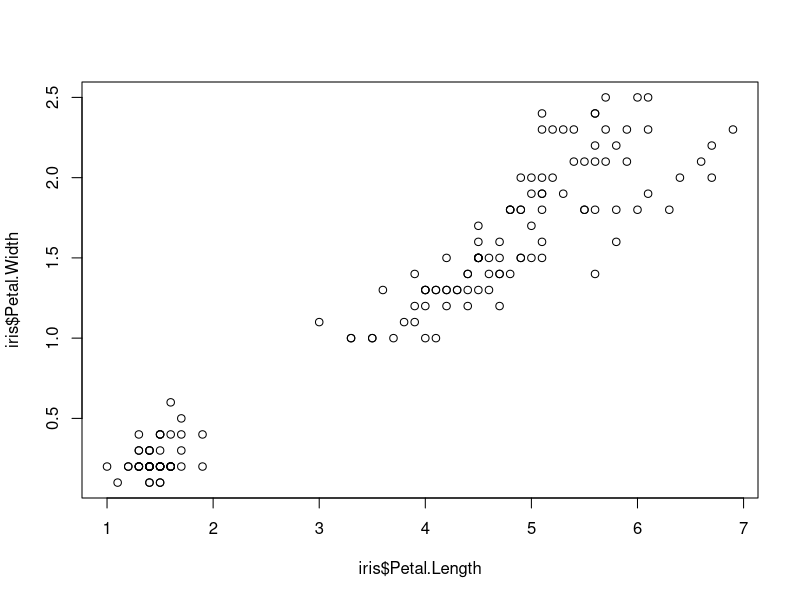
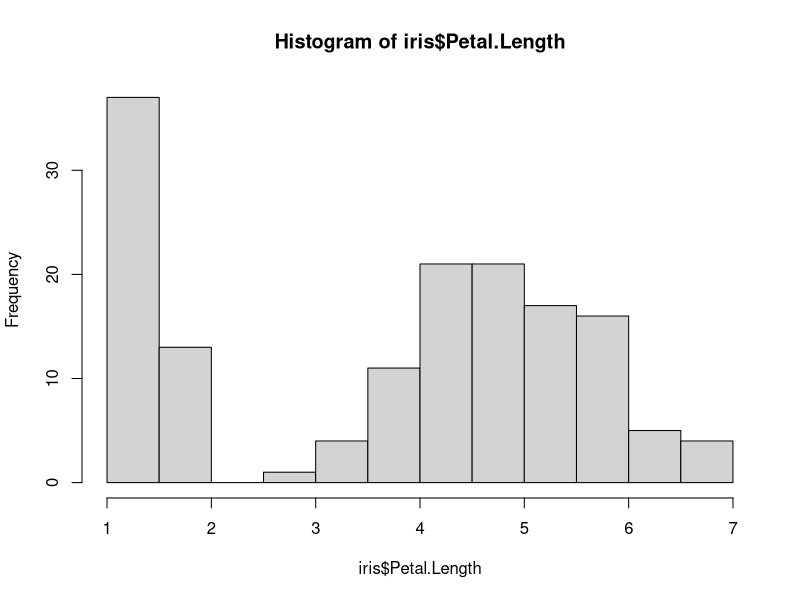
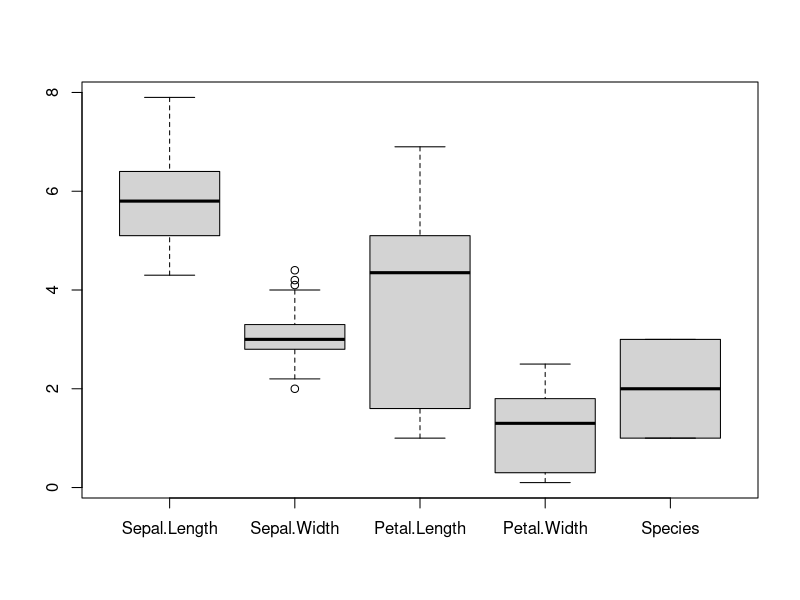
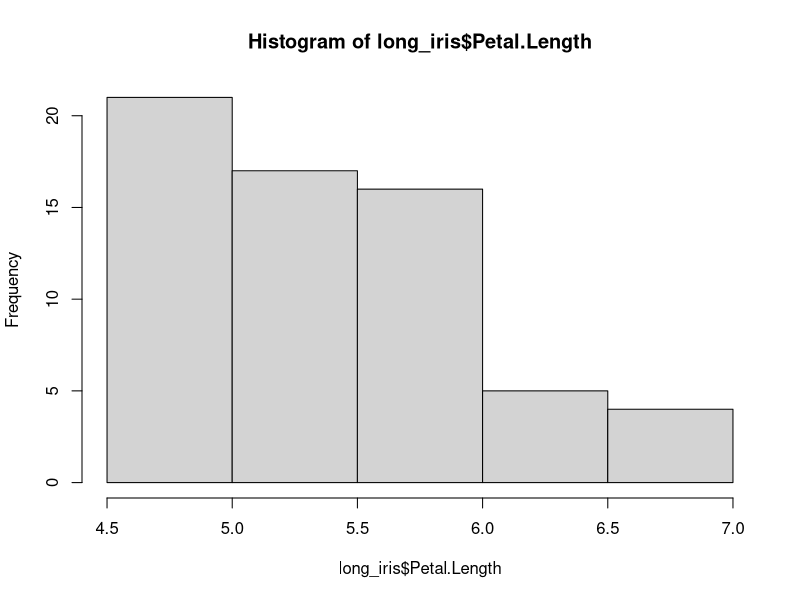
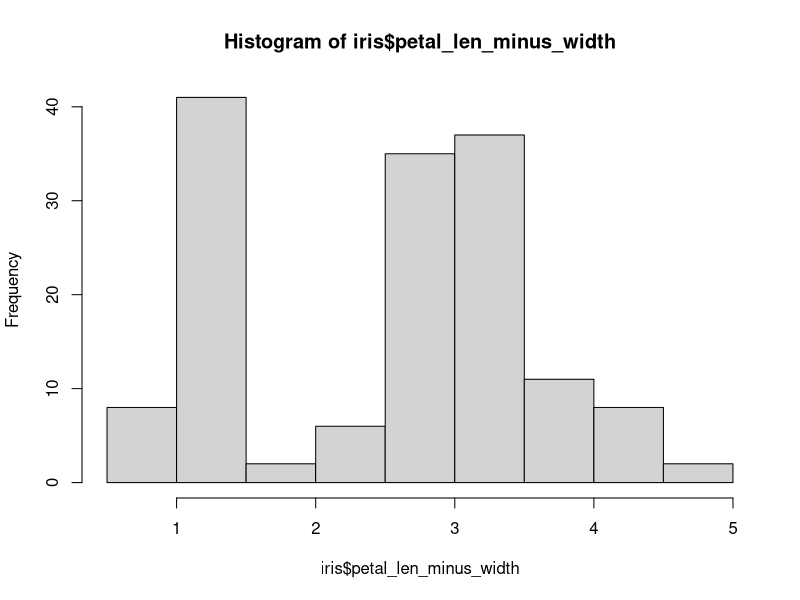
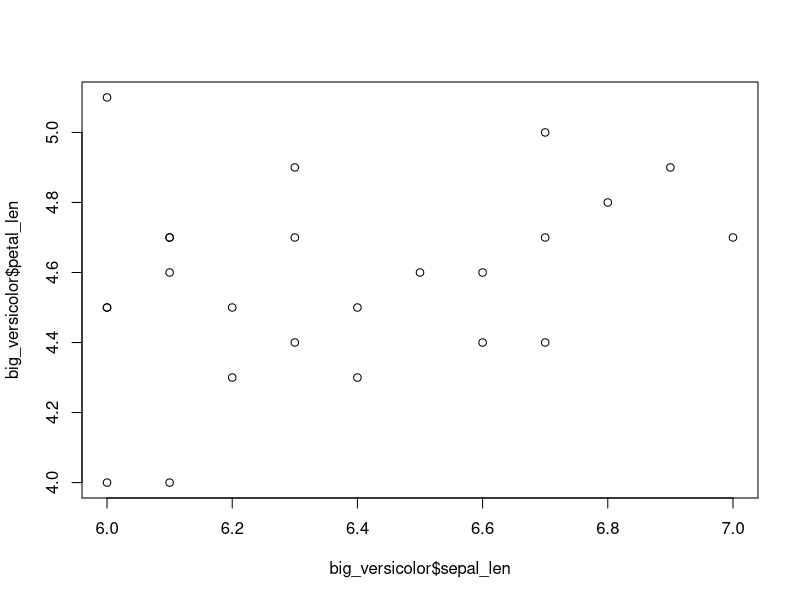
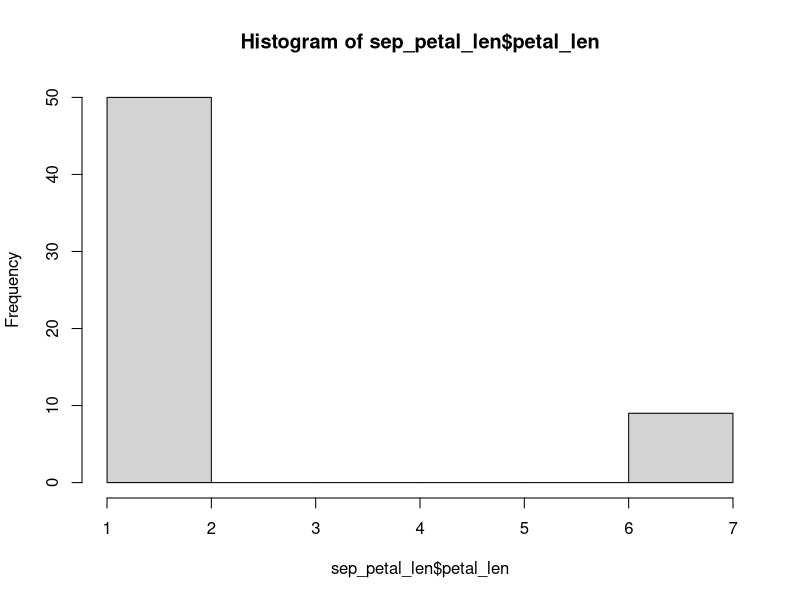
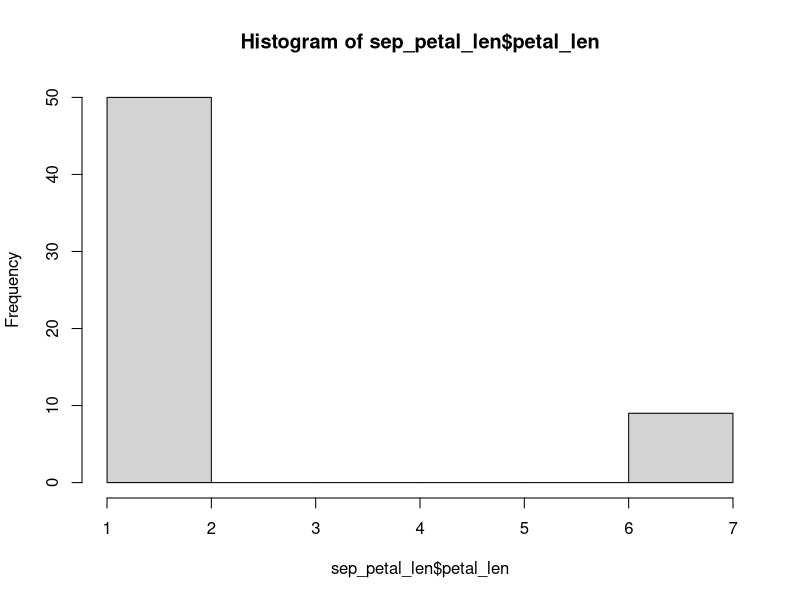

The R source for these figures, in order:
####### Learning R
####### Author: Taylor Jones (2022), Georgia Barone (2023), Rutendo Sigauke (2024)
####### Here we will learn a little more about R. R is built as a statistical program,
####### so we will play with some dataframes, statistics and plotting to get used to R.
####### The top portion IN THIS PANEL is the script. This is a great place to record what functions you used.
####### The bottom panel is called your Console. That is where your output will be located.
####### To the right is your variable list under "Environment" and your output for plots under "Plots".
####### The pound/hashtag sign used here allows you to comment out code so it won't run.
####### It is excellent practice to write out what you are doing in your code with a "#" and note what you're doing.
####### To run a line you can either hit Ctrl+Enter OR the "Run" button to the top right of this cell.

##############################################################################################################################
# Let's begin by setting a working directory, where the magic happens.
# The command for this is setwd()
# **Side note: make sure to edit the path below to match your desired working directory path 
setwd('/path/to/your/working/dir/')
getwd()

# We can also do this through a variable. This can be helpful if we want to output something specifically to our working directory
workdir <- '/path/to/your/working/dir/'
setwd(workdir)
getwd()

# We are going to pull in data that is part of base R as practice.
#So first we grab the data
data(iris) #grabbing the data

####### NOTE: To pull in a csv file you set the data as a variable: data<-read.csv(file='FILE.csv')
####### You can think of a dataframe almost like a table in excel.

#first let's do a quick check on what is in iris
names(iris) #names gives us column names inside of iris.
#like before we can do sum, mean and sd, but this time on a dataframe!
#to do this we need to call the dataframe then the column like so: dataframe_name$column_name
sum(iris$Sepal.Length) #sum
mean(iris$Sepal.Length) #mean
sd(iris$Sepal.Length) #stdev

# We can also look at more general information about iris by using the following commands, summary, names, dim
head(iris) #see the first few rows for iris
summary(iris) #summary gives min, 1st quart, mean, 3rd quart, max for each column
dim(iris) #dimensions of dataframe


####### 1. Get general information about mtcars.
#NOW try the same thing for a new dataset called mtcars. Check out the sum, mean and standard deviation for mpg.
#grab mtcars
#Note: now mtcars should be pulled into this environment. You should see it listed under the "Environment" tab to the right.

#what columns are in mtcars?

#sum of mpg in mtcars

#mean of mpg in mtcars

#stdev of mpg in mtcars

#check the first few lines of mtcars

#check the dimensions of mtcars

#summarize the data in mtcars

##############################################################################################################################
#Now that we have checked out our data we can plot it!
#The base plots aren't beautiful but are quick and easy ways to assess a large amount of data.

#######R for Data Science says it well: Data exploration is the art of looking at your data, 
#######rapidly generating hypotheses, 
#######quickly testing them, 
#######then repeating again and again and again.
#######The goal of data exploration is to generate many promising leads that you can later explore in more depth.

#Here is a quick scatter plot
plot(x=iris$Petal.Length, y=iris$Petal.Width)
#This is correlated such that the longer the petal, the wider the petal

#Here is a quick histogram
hist(iris$Petal.Length)
#This looks like it has a bimodal distribution. The second part of the distribution looks normal.

#Now lets make a boxplot
boxplot(iris)

#This is a nice box plot. Let's save it.
png(paste0(workdir, 'iris_box_plot.png')) #here we are "pasting" our working directory and our plot name together for our output file
boxplot(iris) #here we generate the plot
dev.off() #here we tell R "ok, I'm done"
#Now check your folder and see if it's there! A common error is missing the final "/" in the workdir

#Perhaps you want to make a special output for your scatter plot comparisons
#We want to go back to our petal length vs width and make a special outdir for it.

condx<-'Petal.Length' #we can turn our column names into variables of x and y for easy swapping if desired
condy<-'Petal.Width'

outdir <- paste(workdir, condy, '_vs_', condx, '/', sep='') ##Generic code that will allow us to create a SPECIFIC folder
dir.create(outdir) ###creating the directory

png(paste0(outdir,'iris_scatter.png'))
plot(x=iris[[condx]], y=iris[[condy]])  # Since condx and condy haven't changed we are SURE that the data matches the folder
#The square brackets allow us to call a column name as a string
dev.off()

####### 2. Generate a plots for mtcars.
#plot mpg vs weight (wt)

#what trends do you notice?

#plot a histogram for mpg

#what do you notice?

#Make a boxplot for mtcars and save it to your working directory

##############################################################################################################################
# Now let's practice working with and manipulating the dataframes.

#Let's start by looking at only long petal flowers
long_iris <- subset(iris, Petal.Length > 4.5) #you can see subset is a slightly more complicated command. It takes two inputs separated by a comma
dim(long_iris) #check dimensions
hist(long_iris$Petal.Length) #our new histogram
#notice it is now just the tail of the normal distribution

#What if we want to know the difference between petal length and width?
iris$petal_len_minus_width = iris$Petal.Length - iris$Petal.Width #this will subtract width from length across a given row
head(iris) #we now have a new column
hist(iris$petal_len_minus_width)
#you can see the histogram looks very similar to the petal length

#We decide to get rid of our new column since it isn't very informative.
names(iris) #we see that the new column is the 6th column of iris
iris <- iris[-c(6)] #this deletes the 6th element of the table.
head(iris) #now when we check the dataframe that column is gone.

#Something that is VERY useful is being able to rename columns
#Your count table from featureCounts may have some snarly names
#You'll want some easier names to call before you go into differential expression analysis
names(iris) <- c("sepal_len", "sepal_wid", "petal_len",
                 "petal_wid", "species")
#Check out the new names
head(iris)

#we can make a list of column names using the names command also
names_iris <- names(iris)
#we can then SELECT names we care about from this list, say we only care about petals
names_iris
names_iris[c(3:4)]
#we then can filter our dataframe based on this list
iris_petals <- subset(iris, select = names_iris[c(3:4)])
head(iris_petals)

#transpose iris
tiris <- t(iris)
head(tiris)

####### 3. Manipulating mtcars.
#check only cars with good mpg and create a new table called enviro_friendly

#you want to look at how mpg and cylinders may be related. You decide to make a new column that takes the RATIO of mpg to cylinder

#look at the data and see if there are any interesting trends (hint: checking a scatter between mpg and mpg/cyl might be interesting)

#now delete your new ratio column to restore mtcars to its original state

#rename the columns of mtcars to be more descriptive (like cyl is cylinder for example)

#select mpg and cylinder columns only

#transpose mtcars

##############################################################################################################################
# Package management

# you can see all installed packages (or called libraries in R) under the package tab to the right (Files/Plots/Packages)
# Take a second to look at what is installed for base R!
# now that we are fresh we can download our first package
# it is good code to save but hash out your code you use to install a package. Once it is installed you don't need to install it again!

# most packages you can install with this syntax: install.packages("PACKAGE"). Such as this package:
#install.packages("tidyverse") #--great package, uncomment this line and run it to install tidyverse on your local machine

library(tidyverse) #This loads tidyverse into our environment

??tidyverse #this calls for help of a package. This is useful if you have no idea where to start

##############################################################################################################################
# "Advanced" dataframe manipulation
# tidyverse contains dplyr which is a package that permits more advanced dataframe manipulations
??dplyr

##### Let's look at some logical operators (filter).
#Understanding how to use logical operators will help you assess your data and generate meaningful plots.
#When you get a differential expression table what if you want to look at significant genes?
#How about genes that are significant AND upregulated?
# we can filter with "and" using "&"

#We want sepal length greater than (or equal to) 6 AND petal length greater than (or equal to) 2 using dplyr
filter(iris, sepal_len >= 6 & petal_len >= 2)

#We only care about the versicolor irises from this list
filter(iris, sepal_len >= 6 & petal_len >= 2 & species == "versicolor")

#what if we want to make a plot looking at this new filtered data?
big_versicolor <- filter(iris, sepal_len >= 6 & petal_len >= 2 & species == "versicolor")
plot(x=big_versicolor$sepal_len, y=big_versicolor$petal_len)

#What if we want significant genes that have a log2(fold change) of MORE than 2 OR LESS than -2 (ie greater or less than a 2 fold change)
# we can filter with "or" using "|"

#We want petal length greater than 6 OR petal length less than 2
filter(iris, petal_len > 6 | petal_len < 2)

#what if we want to make a plot looking at this new filtered data?
sep_petal_len <- filter(iris, petal_len > 6 | petal_len < 2)
hist(sep_petal_len$petal_len)

#Say we want to ONLY look at the species "virginica"
filter(iris, species == "virginica")

#Say we want to DON'T want look at the species "virginica"
filter(iris, species != "virginica")

#Say we want species starting with v- we can use str_detect for more general filtering
summary(filter(iris, str_detect(species, "v")))

##### So a recap:
# & means and
# | means or
# < means less than (> greater)
# <= means less than or equal to (>= greater)
# == means equal to
# != means NOT equal to

##### Before we filtered rows, now we can select columns (select).

#select species column and list just the unique species
unique(select(iris, 'species'))

#select all but species- this drops the species column
select(iris, -'species')

##### We can add new variables (mutate)
#adding petal ratio as a column
iris <- mutate(iris, petal_ratio = petal_len/petal_wid)

#adding sepal ratio as a column
iris <- mutate(iris, sepal_ratio = sepal_len/sepal_wid)
head(iris)

#adding an id column
iris$index <- rownames(iris)
iris <- mutate(iris,id=as.character(paste0(index, '_',species, '_',petal_ratio, '_', sepal_ratio)))

#changing the index to the id
rownames(iris) <- iris$id
head(iris)

#changing it back because it is sort of long
rownames(iris) <- iris$index

##### We can order rows (arrange)
#arrange from smallest to largest petal ratio
head(arrange(iris, petal_ratio))
tail(arrange(iris, petal_ratio))

#to flip and go largest to smallest add "desc"
head(arrange(iris, desc(petal_ratio)))

##### We can use (group_by) to look at certain groups at a time
#this is useful for looking at differences in iris species
ir <- group_by(iris, species)
group_keys(ir) #listing how it was grouped

#we can then split this dataframe
group_split(ir)

####### 4. Tidy-ing mtcars
#plot a scatter plot of cars with a weight greater than (or equal to) 3.6 and greater than (or equal to) 15 mpg (wt vs mpg)

#plot a histogram of weights for cars with a weigh less than 1.5 or greater than 3.6

#plot a scatter plot for mpg for this filtered dataframe

#how many cars have exactly 4 cylinders? How many do NOT have 4 cylinders? NOTE: you can use count() to count how many rows are in a dataframe.

#how many cars have the same number of gears and carborators?

#make mtcars car names into a column (hint: rownames)

#filter for all Toyta and Mazdas

#make a boxplot of mtcars gears where they are grouped by cylinder (hint: you will need to use the Tilde (~) Operator if using base R boxplot function)

##############################################################################################################################
# "Advanced" Plotting
#quick R plots are really useful for exploratory data analysis. They are not good for your publications!
#So now we will generate some pretty plots! We can add dimensions like color to get more information from our dataframe
#let's start with sep_petal_len that we generated before
hist(sep_petal_len$petal_len)
plot(x=sep_petal_len$petal_len, y=sep_petal_len$petal_wid)

#we can use ggplot to improve this scatter plot
g<-ggplot(sep_petal_len, aes(petal_len, petal_wid))+geom_point()
g #run g to view the plot

#let's color the points based on the species- this will give us additional information
g<-ggplot(sep_petal_len, aes(petal_len, petal_wid, color=species))+geom_point()
g

#what if I want exact colors?
g<-ggplot(sep_petal_len, aes(petal_len, petal_wid, color=factor(species)))+
  scale_color_manual(values=c("#2540D8", "red")) + geom_point(shape = 16, size = 1.4)  #you can use color names such as red or hex codes to be more precise
g

#let's change the labels for the axes
#NOTE: g already exists so we can just add to it!
g<-g+ggtitle('Short and Long Petals')+
  labs(x='Petal Length', y='Petal Width')
g

#let's change change our font themes.
g <- g+theme(plot.title= element_text(size=20, face='bold', margin = margin(10, 0, 10, 0))) +
  theme(axis.text = element_text(size=12, face='bold')) +
  theme(axis.title = element_text(size=12, face = 'bold'))
g

#let's make out background white
g <- g+ theme(panel.background = element_rect(fill = 'white'),
              panel.grid.major = element_line(colour = "white",linewidth =0),
              panel.grid.minor = element_line(colour = "white", linewidth =0))
g

### or
g <- g+ theme_minimal()
g

#let's set the x and y axis limits
g <- g+xlim(c(1,7))+ylim(c(0,3))
g

#let's add a verticle line and a horizontal line that are the middle between the species
summary(sep_petal_len) #looking at our df
vir <- filter(sep_petal_len, species=='virginica') #pulling species 1
summary(vir) #looking at stats for species 1
set <- filter(sep_petal_len, species=='setosa') #pulling species 2
summary(set) #looking at stats for species 2
v_line <- (mean(vir$petal_len) + mean(set$petal_len))/2 #calculating where to put the vertical line
v_line #looking at that location
h_line <- (mean(vir$petal_wid) + mean(set$petal_wid))/2 #calculating where to put the horizontal line
h_line #looking at that location

#now we can actually plot those lines!
g <- g+ 
  geom_hline(yintercept=h_line, linetype="dashed", color = "black") + 
  geom_vline(xintercept=v_line, linetype="dashed", color = "black")
g

#let's add in species names ONTO the plot.
g <- g + 
  geom_text(x=5.8, y=1.5, label="virginica", color='red') +
  geom_text(x=2.1, y=0.8, label="setosa", color='#2540D8')

g

####Here is all we did in one big plot input!
g_combined <- ggplot(sep_petal_len, aes(petal_len, petal_wid, color=factor(species)))+
  scale_color_manual(values=c("#2540D8", "red")) + geom_point(shape = 16, size = 1.4)+
  ggtitle('Short and Long Petals')+
  labs(x='Petal Length', y='Petal Width')+
  theme(plot.title= element_text(size=20, face='bold', margin = margin(10, 0, 10, 0))) +
  theme(axis.text = element_text(size=12, face='bold')) +
  theme(axis.title = element_text(size=12, face = 'bold')) +
  theme_minimal() +
  xlim(c(1,7))+ylim(c(0,3))+ 
  geom_hline(yintercept=h_line, linetype="dashed", color = "black") + 
  geom_vline(xintercept=v_line, linetype="dashed", color = "black") +
  geom_text(x=5.8, y=1.5, label="virginica", color='red') +
  geom_text(x=2.1, y=0.8, label="setosa", color='#2540D8')
g_combined
  
#finally, let's save all our work on g!!
ggsave("pretty_short_vs_long_petals.png", plot = last_plot(), path = workdir,
       scale = 1, width = NA, height = NA, units = c("in", "cm", "mm"),
       dpi = 600, limitsize = TRUE)


####### 5. Pretty plotting mtcars
#Create a pretty plot for mtcars mpg vs weight
plot(mtcars$wt, mtcars$mpg)

#color dots by cylinder number
#change the dots to another shape (hint: google geom_point shape)
#change the theme to white/simple
#add titles and change x/y axis titles,
#make font bold
#set the x and y limits
#add a horizontal line for where "efficient" cars begin (judgement call- decide what makes a car efficient)
#label this new line on the plot "Efficient cars"
#save your plot

####Advanced: Google to figure out how to add a regression line to your plot!

####Homework is finishing this. If you want additional practice go to Learning_R_Additional_Practice.R

